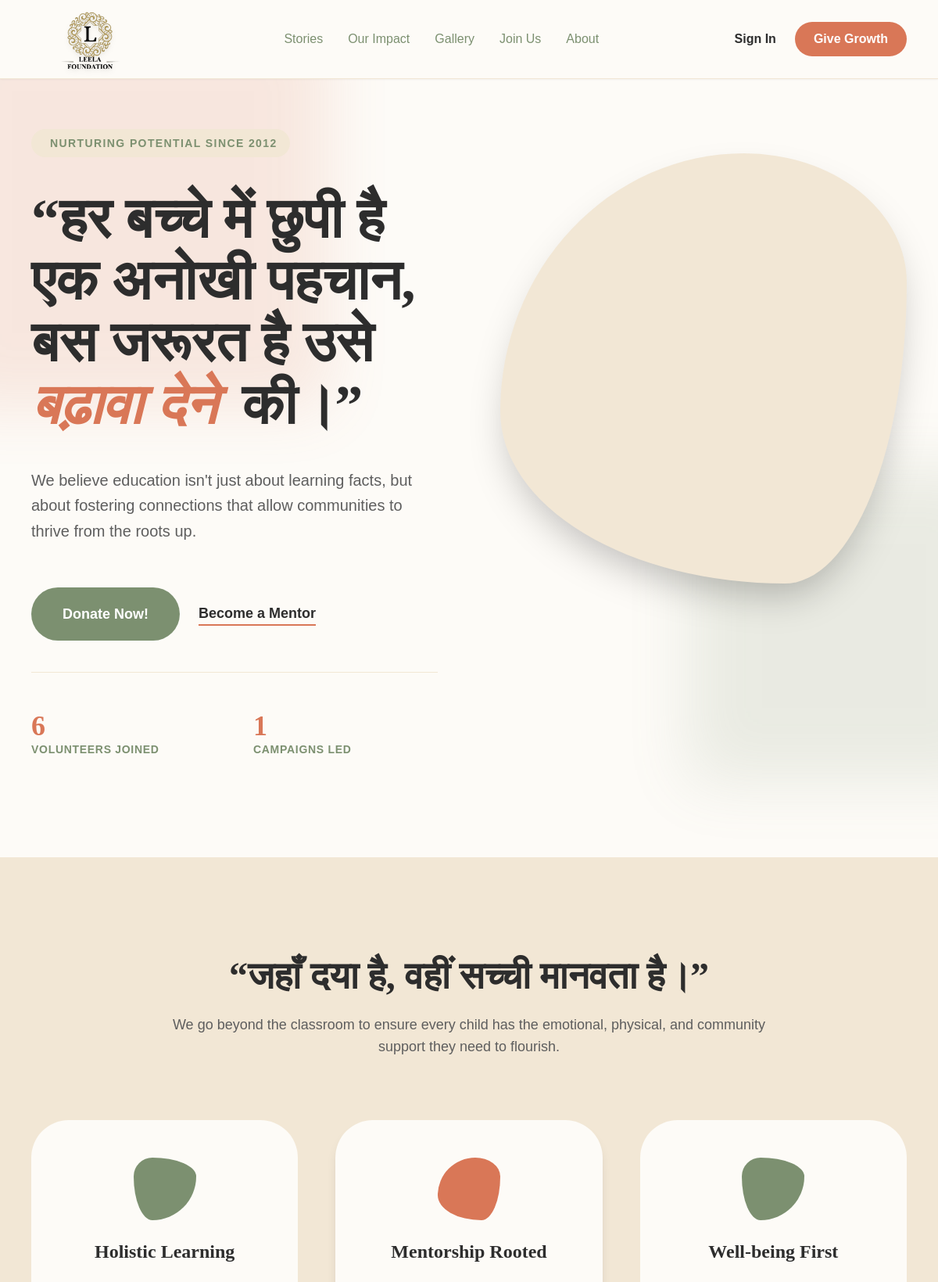
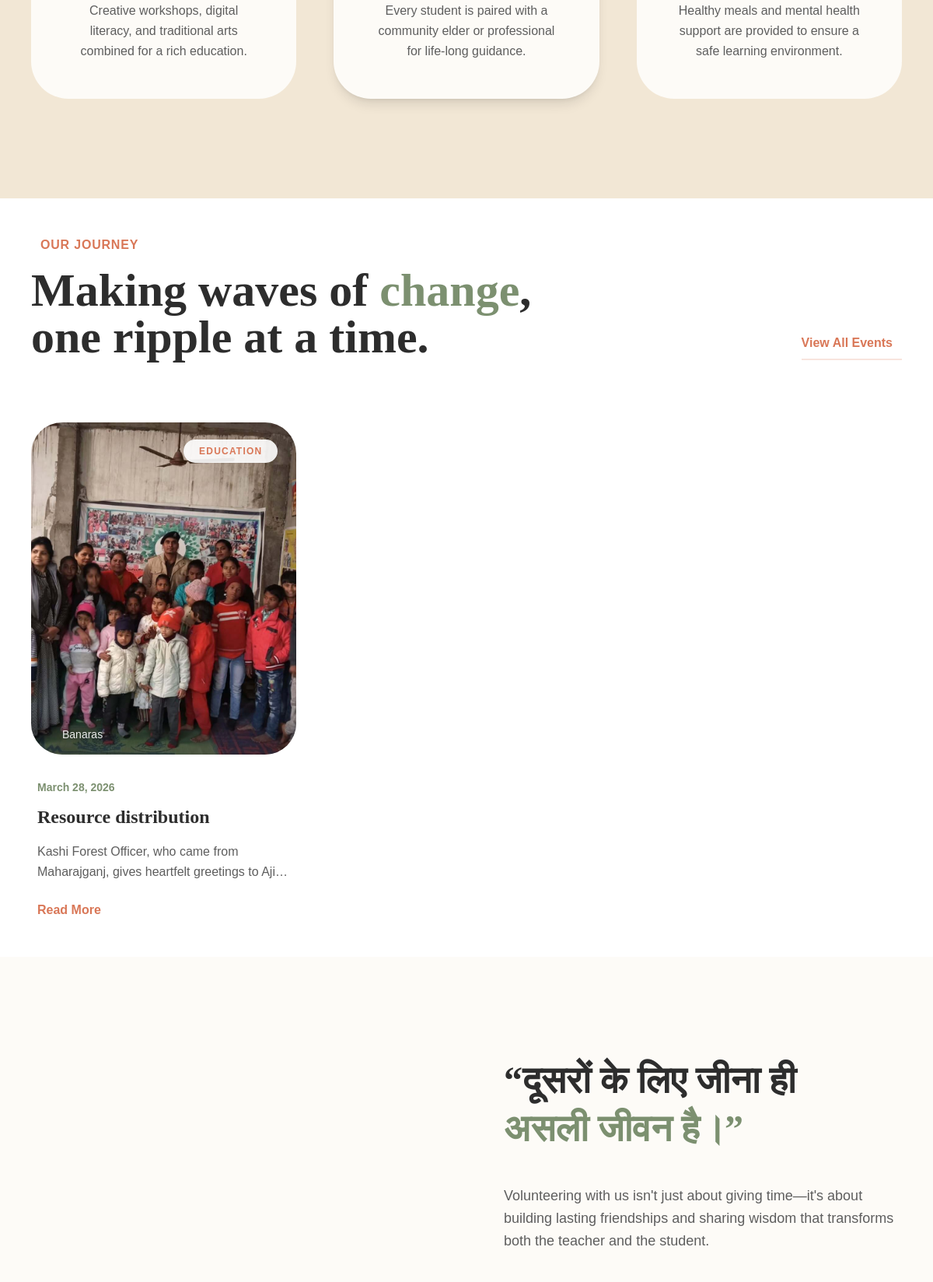
The page / (upper part) on the database its author committed (2 pictures, top to bottom).
### core/models.py (models this page shows, shortened)
class Event(models.Model):
    title = models.CharField(max_length=200)
    description = models.TextField()
    image = models.ImageField(upload_to='events/', blank=True, null=True)
    date=models.DateTimeField(auto_now_add=True)
    location = models.CharField(max_length=200)
    Category = models.ForeignKey(Category, on_delete=models.CASCADE)
    is_active = models.BooleanField(default=True)
    created_at = models.DateTimeField(auto_now_add=True)
    updated_at = models.DateTimeField(auto_now=True)

class Category(models.Model):
    name = models.CharField(max_length=100)
    slug = models.SlugField(unique=True, blank=True)
    color = models.CharField(max_length=20, default="#7C9070", help_text="Hex color code for tags (e.g. #D97757)")

### core/views.py (the view, shortened to what this page needs)
# urls.py: 2. Add a URL to urlpatterns:  path('', views.home, name='home')
def home(request):
    volunteer_form = VolunteerForm()
    contact_form = ContactForm()
    upload_form = GalleryPhotoForm()
    testimonial_form = TestimonialForm()
    events = Event.objects.filter(is_active=True).order_by('-date')[:5]
    testimonials = Testimonial.objects.all().order_by('-created_at')[:5]
    stats = ImpactStatistic.objects.first()
    gallery_photos = GalleryPhoto.objects.all().order_by('-created_at')
    total_volunteers = Volunteer.objects.count()
    total_events = Event.objects.count()
    photos_list = []
    for p in gallery_photos:
        photos_list.append({
            'id': p.id,
            'title': p.title or "Moment of Impact",
            'image': p.image.url,
            'description': p.description or "",
            'date': p.created_at.strftime('%Y-%m-%d')
        })
    context = {
        'events': events,
        'testimonials': testimonials,
        'form': volunteer_form,
        'contact_form': contact_form,
        'stats': stats or {'lives_touched': '12K+', 'bloom_rate': '85%', 'communities': '40+'},
        'total_volunteers': total_volunteers,
        'total_events': total_events,
        'upload_form': upload_form,
        'gallery_photos': gallery_photos,
        'gallery_photos_json': json.dumps(photos_list),
        'testimonial_form': testimonial_form,
    }
    return render(request, 'home.html', context)

### core/templates/home.html (shortened to what this page needs)
{% extends "base.html" %}
{% block content %}
    {% include "includes/hero.html" %}
    {% include "includes/impact.html" %}
    {% include "includes/events.html" %}
    {% include "includes/volunteer.html" %}
{% endblock %}

### core/templates/includes/events.html (shortened to what this page needs)
<section id="events" class="py-12 bg-white">
    <div class="max-w-[1440px] mx-auto px-10">
        <div class="flex flex-col md:flex-row justify-between items-end mb-20 gap-8">
            <div class="max-w-2xl">
                <div class="flex items-center gap-3 text-[#D97757] font-bold uppercase tracking-wider mb-4">
                    <span>Our Journey</span>
                </div>
                <h2 class="font-display text-5xl md:text-6xl font-bold text-[#2D2D2D] leading-tight">
                    Making waves of <span class="text-[#7C9070]">change</span>, one ripple at a time.
                </h2>
            </div>
            <a href="#" class="group flex items-center gap-3 font-bold text-[#D97757] hover:text-[#7C9070] transition-colors pb-2 border-b-2 border-[#D97757]/20 hover:border-[#7C9070]">
                View All Events
            </a>
        </div>
        <div class="grid md:grid-cols-2 lg:grid-cols-3 gap-12">
            {% for event in events %}
            <div class="group">
                <div class="relative overflow-hidden rounded-[2.5rem] mb-8 aspect-[4/5]">
                    {% if event.image %}
                        <img src="{{ event.image.url }}" alt="{{ event.title }}" class="w-full h-full object-cover transition-transform duration-700 group-hover:scale-110">
                    {% else %}
                        <div class="w-full h-full bg-[#F2E7D5] flex items-center justify-center transition-transform duration-700 group-hover:scale-110">
                            <iconify-icon icon="ph:image-square-bold" class="text-6xl text-[#D97757]/30"></iconify-icon>
                        </div>
                    {% endif %}
                    <div class="absolute top-6 right-6">
                        <span class="bg-white/90 backdrop-blur-md px-5 py-2 rounded-full text-xs font-bold uppercase tracking-widest text-[#D97757] shadow-sm">
                            {{ event.Category.name }}
                        </span>
                    </div>
                    <div class="absolute bottom-0 left-0 right-0 p-8 bg-gradient-to-t from-black/60 to-transparent translate-y-4 group-hover:translate-y-0 transition-transform duration-500">
                         <div class="flex items-center gap-2 text-white/90 text-sm font-medium">
                            {{ event.location }}
                        </div>
                    </div>
                </div>
                <div class="px-2">
                    <div class="text-[#7C9070] font-bold text-sm mb-3">{{ event.date|date:"F d, Y" }}</div>
                    <h3 class="font-display text-2xl font-bold text-[#2D2D2D] mb-4 group-hover:text-[#D97757] transition-colors">
                        {{ event.title }}
                    </h3>
                    <p class="text-[#5E5E5E] line-clamp-2 leading-relaxed mb-6">
                        {{ event.description }}
                    </p>
                    <a href="{% url 'event_detail' event.id %}" class="inline-flex items-center gap-2 font-bold text-[#D97757] hover:gap-3 transition-all">
                        Read More
                    </a>
                </div>
            </div>
            {% endfor %}
        </div>
    </div>
</section>

### core/templates/base.html (style rules this page uses)
:root { --color-terracotta: #D97757; --color-sage: #7C9070; --color-cream: #FDFBF7; --color-sand: #F2E7D5; --font-display: 'Gambetta', serif; --font-body: 'Satoshi', sans-serif; }
body { font-family: var(--font-body); color: #2D2D2D; background-color: var(--color-cream); }
.font-display { font-family: var(--font-display); }

### rows shown on the page
Event: image (picture), Category.name "EDUCATION", location "Banaras", date "March 28, 2026", title "Resource distribution", description "Kashi Forest Officer, who came from Maharajganj, gives heartfelt greetings to…"

### other values the page prints
{{ total_volunteers }} "6"
{{ total_events }} "1"
